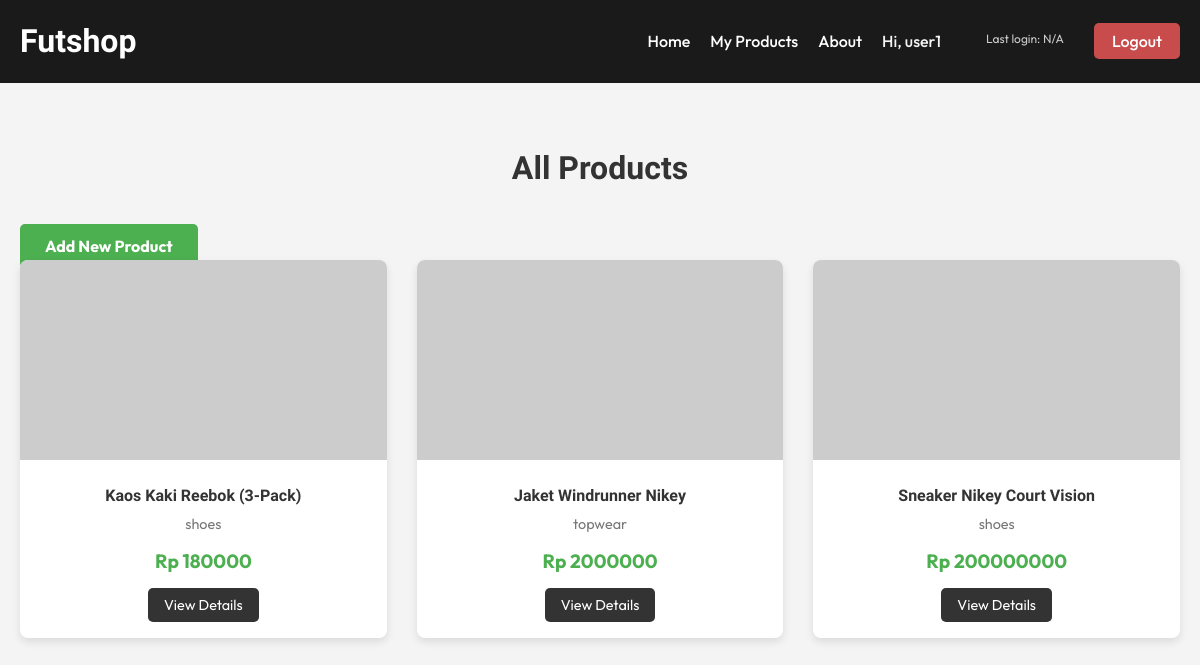
Screenshot of /products/ (signed in) with the database file from the repository.
### main/models.py (models this page shows, shortened)
class Product(models.Model):
    user = models.ForeignKey(User, on_delete=models.CASCADE, null=True)
    name = models.CharField()
    price = models.IntegerField()
    description = models.TextField()
    thumbnail = models.URLField()
    category = models.CharField(max_length=100,choices=CATEGORY_CHOICES ,default='Uncategorized')
    is_featured = models.BooleanField(default=False)
    stock = models.PositiveIntegerField(default=0)
    id = models.UUIDField(primary_key=True, default=uuid.uuid4, editable=False)
    rating = models.FloatField(
        validators=[MinValueValidator(0.0), MaxValueValidator(5.0)],
        default=0.0
    )
    brand = models.CharField(max_length=100, choices=BRAND_CHOICES, default='No Brand')

### main/views.py (the view)
# urls.py: path('products/', show_products, name='show_products'),
@login_required(login_url='/login')
def show_products(request):
    products = Product.objects.filter(user=request.user)
    context = {
        'products': products,
        'last_login': request.COOKIES.get('last_login', 'N/A')
    }
    return render(request, "products.html", context)

### main/templates/products.html (shortened to what this page needs)
{% extends 'base.html' %}
{% block content %}
<main>
    <section class="featured-products">
        <div class="container">
            <div class="page-header">
                <h3>All Products</h3>
                <a href="{% url 'main:add_product' %}" class="btn-primary">Add New Product</a>
            </div>
            <div class="product-grid">
                {% for product in products %}
                <div class="product-card">
                    <img src="{{ product.thumbnail }}" alt="{{ product.name }}" onerror="this.onerror=null;this.src='https://placehold.co/600x400/222/FFF?text=Image';">
                    <h4>{{ product.name }}</h4>
                    <p class="category">{{ product.category }}</p>
                    <p class="price">Rp {{ product.price }}</p>
                    <a href="{% url 'main:product_detail' pk=product.pk %}" class="btn-secondary">View Details</a>
                </div>
                {% endfor %}
            </div>
        </div>
    </section>
</main>
{% endblock content %}

### main/templates/base.html (shortened to what this page needs)
{% load static %}
<!DOCTYPE html>
<html lang="en">
<head>
    <link rel="stylesheet" href="{% static 'css/style.css' %}">
</head>
<body>
    <header class="navbar">
        <div class="container">
            <h1 class="logo">Futshop</h1>
            <nav>
                <ul>
                    <li><a href="{% url 'main:show_main' %}">Home</a></li>
                    <li><a href="{% url 'main:show_products' %}">My Products</a></li>
                    <li><a href="{% url 'main:show_about' %}">About</a></li>
                    {% if user.is_authenticated %}
                        <li><span class="nav-username">Hi, {{ user.username }}</span></li>
                        <li><h5 class="nav-last-login">Last login: {{ last_login }}</h5></li>
                        <li>
                            <a href="{% url 'main:logout' %}" class="btn-logout">Logout</a>
                        </li>
                    {% endif %}
                </ul>
            </nav>
        </div>
    </header>
    <main>
        {% block content %}
        {% endblock content %}
    </main>
</body>
</html>

### static/css/style.css (style rules this page uses)
* { margin: 0; padding: 0; box-sizing: border-box; }
body { font-family: 'Outfit', sans-serif; background-color: #f4f4f4; color: #333; line-height: 1.6; }
.container { max-width: 1200px; margin: 0 auto; padding: 0 20px; }
.navbar { background-color: #1a1a1a; color: #fff; padding: 1rem 0; position: sticky; top: 0; z-index: 100; }
.navbar .container { display: flex; justify-content: space-between; align-items: center; }
.navbar .logo { font-family: 'Archivo Black', sans-serif; font-weight: 700; }
.navbar nav ul { list-style: none; display: flex; }
.navbar nav ul li { margin-left: 20px; }
.navbar a { color: #fff; text-decoration: none; font-weight: 500; transition: color 0.3s; }
.btn-primary { background-color: #4CAF50; color: #fff; padding: 12px 25px; text-decoration: none; border-radius: 5px; font-weight: bold; transition: background-color 0.3s; }
.featured-products { padding: 60px 0; }
.featured-products h3 { text-align: center; font-size: 2rem; margin-bottom: 40px; font-family: 'Archivo Black', sans-serif; }
.product-grid { display: grid; grid-template-columns: repeat(auto-fit, minmax(280px, 1fr)); gap: 30px; }
.product-card { background-color: #fff; border-radius: 8px; box-shadow: 0 4px 8px rgba(0,0,0,0.1); overflow: hidden; text-align: center; transition: transform 0.3s, box-shadow 0.3s; padding-bottom: 20px; }
.product-card img { width: 100%; height: 200px; object-fit: cover; }
.product-card h4 { font-family: 'Archivo Black', sans-serif; margin: 15px 0 5px; }
.product-card .category { color: #777; font-size: 0.9rem; margin-bottom: 10px; }
.product-card .price { font-size: 1.2rem; font-weight: bold; color: #4CAF50; margin-bottom: 15px; }
.btn-secondary { background-color: #333; color: #fff; padding: 8px 16px; text-decoration: none; border-radius: 5px; font-size: 0.9rem; transition: background-color 0.3s; }
.nav-username { color: #f4f4f4; font-weight: 500; margin-right: 15px; display: flex; align-items: center; }
.btn-logout { background-color: #c94c4c; color: #fff; padding: 8px 18px; border-radius: 5px; font-weight: 500; transition: background-color 0.3s; }
.nav-last-login { color: #ccc; font-size: 0.75rem; font-weight: 400; margin: 0; display: flex; align-items: center; padding: 0 10px; }

### rows the page displays
Product: name "Kaos Kaki Reebok (3-Pack)", category "shoes", price "180000"
Product: name "Jaket Windrunner Nikey", category "topwear", price "2000000"
Product: name "Sneaker Nikey Court Vision", category "shoes", price "200000000"

### other values shown
{{ user.username }} "user1"
{{ last_login }} "N/A"
